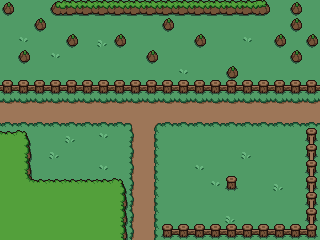

This is a level from a 2D game, rendered from its Tiled map with the project's own tilesets. A one-line summary and the complete map file follow:
An orthogonal 20x15 tile map with 16x16 px tiles, 3 tile layers (Desen Katmanı 1, Desen Katmanı 2, Desen Katmanı 3).

<map version="1.10" tiledversion="1.12.1" orientation="orthogonal" renderorder="right-down" width="20" height="15" tilewidth="16" tileheight="16" infinite="0" nextlayerid="4" nextobjectid="1">
 <tileset firstgid="1" source="plains.tsx" />
 <layer id="1" name="Desen Katmanı 1" width="20" height="15">
  <data encoding="csv">
9,9,9,9,9,9,9,9,9,9,9,9,9,9,9,9,9,9,9,9,
9,9,9,9,9,9,9,9,9,9,9,9,9,9,9,9,9,9,9,9,
9,9,9,9,9,9,9,9,9,9,9,9,9,9,9,9,9,9,9,9,
9,9,9,9,9,9,9,9,9,9,9,9,9,9,9,9,9,9,9,9,
9,9,9,9,9,9,9,9,9,9,9,9,9,9,9,9,9,9,9,9,
9,9,9,9,9,9,9,9,9,9,9,9,9,9,9,9,9,9,9,9,
9,9,9,9,9,9,9,9,9,9,9,9,9,9,9,9,9,9,9,9,
9,9,9,9,9,9,9,9,9,9,9,9,9,9,9,9,9,9,9,9,
9,9,9,9,9,9,9,9,9,9,9,9,9,9,9,9,9,9,9,9,
9,9,9,9,9,9,9,9,9,9,9,9,9,9,9,9,9,9,9,9,
9,9,9,9,9,9,9,9,9,9,9,9,9,9,9,9,9,9,9,9,
9,9,9,9,9,9,9,9,9,9,9,9,9,9,9,9,9,9,9,9,
9,9,9,9,9,9,9,9,9,9,9,9,9,9,9,9,9,9,9,9,
9,9,9,9,9,9,9,9,9,9,9,9,9,9,9,9,9,9,9,9,
9,9,9,9,9,9,9,9,9,9,9,9,9,9,9,9,9,9,9,9
</data>
 </layer>
 <layer id="2" name="Desen Katmanı 2" width="20" height="15">
  <data encoding="csv">
49,49,49,49,49,49,49,49,49,49,49,49,49,49,49,49,49,49,49,49,
49,49,49,49,49,49,49,49,49,49,49,49,49,49,49,49,49,49,49,49,
49,49,49,49,49,49,49,49,49,49,49,49,49,49,49,49,49,49,49,49,
49,49,49,49,49,49,49,49,49,49,49,49,49,49,49,49,49,49,49,49,
49,49,49,49,49,49,49,49,49,49,49,49,49,49,49,49,49,49,49,49,
49,49,49,49,49,49,49,49,49,49,49,49,49,49,49,49,49,49,49,49,
3,3,3,3,3,3,3,3,3,3,3,3,3,3,3,3,3,3,3,3,
15,15,15,15,15,15,15,15,6,5,15,15,15,15,15,15,15,15,15,15,
49,49,49,49,49,49,49,49,8,10,49,49,49,49,49,49,49,49,49,49,
49,49,49,49,49,49,49,49,8,10,49,49,49,49,49,49,49,49,49,49,
49,49,49,49,49,49,49,49,8,10,49,49,49,49,49,49,49,49,49,49,
49,49,49,49,49,49,49,49,8,10,49,49,49,49,49,49,49,49,49,49,
49,49,49,49,49,49,49,49,8,10,49,49,49,49,49,49,49,49,49,49,
49,49,49,49,49,49,49,49,8,10,49,49,49,49,49,49,49,49,49,49,
49,49,49,49,49,49,49,49,8,10,49,49,49,49,49,49,49,49,49,49
</data>
 </layer>
 <layer id="3" name="Desen Katmanı 3" width="20" height="15">
  <data encoding="csv">
43,0,0,44,45,45,45,45,45,45,45,45,45,45,45,45,46,0,43,0,
0,0,43,0,0,0,0,0,0,0,43,0,0,0,0,0,0,0,43,0,
0,47,0,0,43,0,48,43,0,0,0,0,43,0,0,47,0,43,0,43,
0,43,0,47,0,0,0,0,0,43,0,0,0,0,0,0,0,0,43,0,
0,0,0,0,0,0,0,0,0,0,0,47,0,0,43,0,0,0,0,0,
70,70,70,70,70,70,70,70,70,70,70,70,70,70,70,70,70,70,70,70,
0,0,0,0,0,0,0,0,0,0,0,0,0,0,0,0,0,0,0,0,
0,0,0,0,0,0,0,0,0,0,0,0,0,0,0,0,0,0,0,0,
27,28,0,0,48,0,47,0,0,0,0,0,0,0,0,0,0,0,0,50,
33,34,0,48,0,0,0,0,0,0,0,0,0,0,0,48,0,0,0,50,
33,34,0,0,0,0,47,0,0,0,0,0,47,0,0,0,0,0,0,50,
33,35,27,27,27,27,27,28,0,0,0,0,0,47,68,0,0,48,0,50,
33,33,33,33,33,33,33,34,0,0,0,0,0,0,0,0,0,0,0,50,
33,33,33,33,33,33,33,34,0,0,0,0,0,0,48,0,0,0,0,50,
33,33,33,33,33,33,33,34,0,0,63,70,70,70,70,70,70,70,70,65
</data>
 </layer>
</map>
